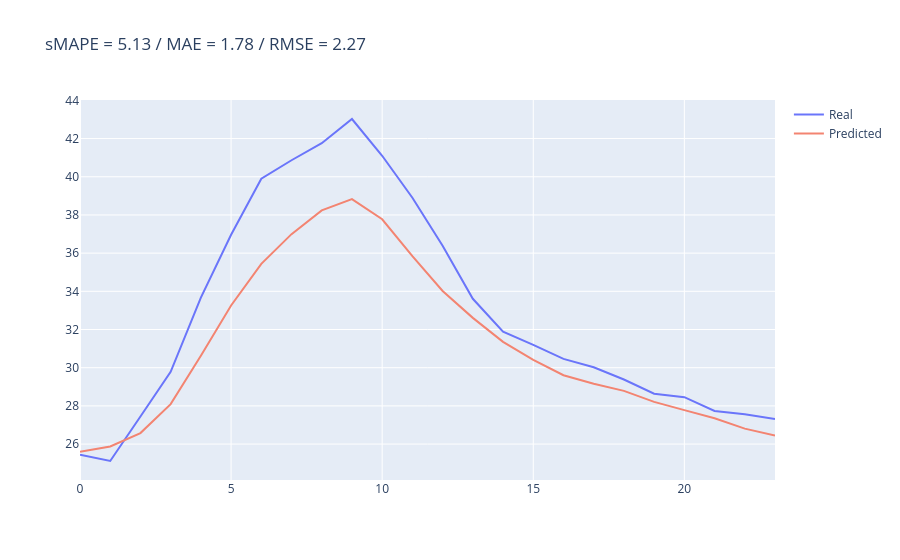

This figure's notebook cell:
### Code cell
df = pd.read_csv(f"{CONFIG["folder"]}/resultado_experimentos.csv")

row = df.iloc[0]
smape = row["sMAPE"]
mae = row["MAE"]
rmse = row["RMSE"]

ts_val = ls.UniTimeSeries(eval(row["Valores Reais"]))
ts_pred = ls.UniTimeSeries(eval(row["Valores Preditos"]))
ls.lineplot(ts_val, ts_pred, title=f"sMAPE = {smape} / MAE = {mae} / RMSE = {rmse}", groups=["Real", "Predicted"])

### Figure 1 — Plotly figure (JSON) as saved in the notebook; plotly's stock layout.template omitted (floating-point values rounded to 4 significant figures)
{"data": [{"line": {"color": "#6A75FA"}, "mode": "lines", "name": "Real", "type": "scatter", "x": [0, 1, 2, 3, 4, 5, 6, 7, 8, 9, 10, 11, 12, 13, 14, 15, 16, 17, 18, 19, 20, 21, 22, 23], "y": [25.44, 25.11, 27.44, 29.78, 33.67, 36.96, 39.9, 40.86, 41.76, 43.02, 41.1, 38.9, 36.38, 33.61, 31.88, 31.2, 30.46, 30.02, 29.38, 28.64, 28.46, 27.74, 27.56, 27.32]}, {"line": {"color": "#F38471"}, "mode": "lines", "name": "Predicted", "type": "scatter", "x": [0, 1, 2, 3, 4, 5, 6, 7, 8, 9, 10, 11, 12, 13, 14, 15, 16, 17, 18, 19, 20, 21, 22, 23], "y": [25.59, 25.88, 26.58, 28.09, 30.62, 33.26, 35.44, 36.99, 38.24, 38.83, 37.77, 35.84, 34.02, 32.61, 31.35, 30.41, 29.61, 29.16, 28.79, 28.21, 27.78, 27.35, 26.81, 26.44]}], "layout": {"showlegend": true, "title": {"text": "sMAPE = 5.13 / MAE = 1.78 / RMSE = 2.27"}, "xaxis": {"title": {}}, "yaxis": {"title": {}}}}
